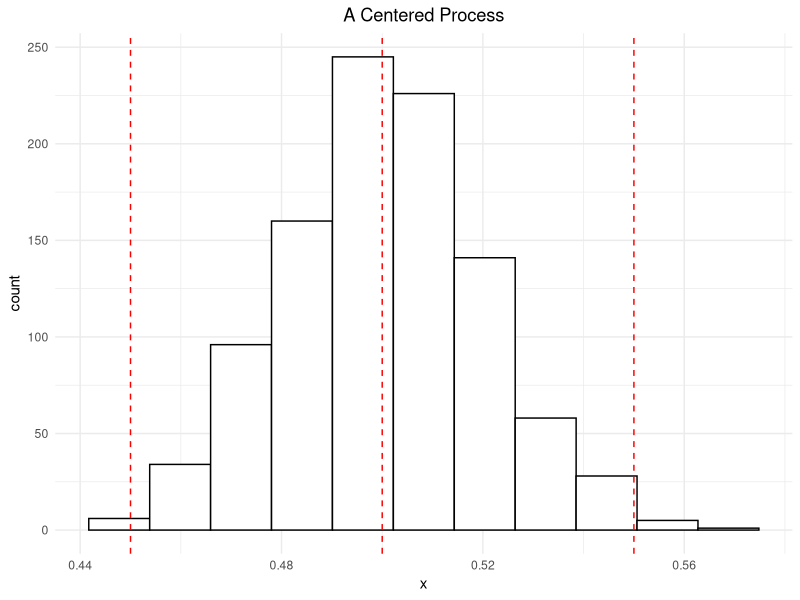
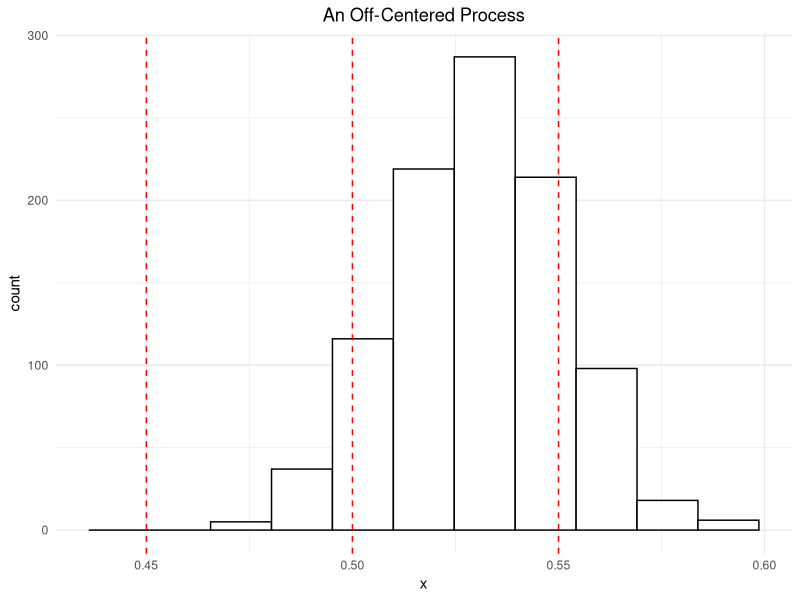

The R script that drew these images, in order:
## ---- chunk 1
knitr::opts_chunk$set(echo = FALSE)
## ---- chunk 2
## Example of a Centered Process ##
set.seed(123)
n <- 1000
x <- rnorm(n,mean=0.5,sd=0.02)
library(ggplot2)
ggplot(data.frame(x=x),aes(x=x)) + 
  geom_histogram(bins=nclass.Sturges(x),fill="white",color="black") + 
  geom_vline(xintercept=0.5,color="red",linetype="dashed") +
  geom_vline(xintercept=0.45,color='red',linetype='dashed') +
  geom_vline(xintercept=0.55,color='red',linetype='dashed') +
  labs(title="A Centered Process") +
  theme_minimal() +
  theme(plot.title=element_text(hjust=0.5))
## ---- chunk 3
## Example of an Off-Centered Process ##
n <- 1000
x <- rnorm(n,mean=0.53,sd=0.02)
ggplot(data.frame(x=x),aes(x=x)) + 
  geom_histogram(bins=nclass.Sturges(x),fill="white",color="black") + 
  geom_vline(xintercept=0.5,color="red",linetype="dashed") +
  geom_vline(xintercept=0.45,color='red',linetype='dashed') +
  geom_vline(xintercept=0.55,color='red',linetype='dashed') +
  labs(title="An Off-Centered Process") +
  theme_minimal() +
  theme(plot.title=element_text(hjust=0.5))
